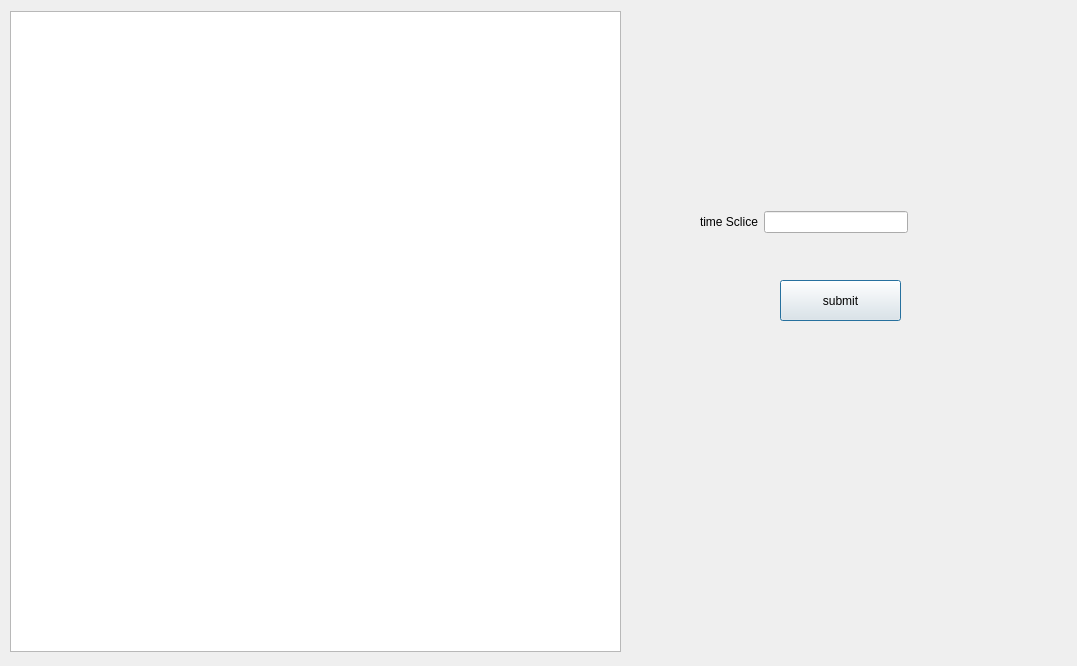
<?xml version="1.0" encoding="UTF-8"?>
<ui version="4.0">
 <class>submittingdata</class>
 <widget class="QDialog" name="submittingdata">
  <property name="geometry">
   <rect>
    <x>0</x>
    <y>0</y>
    <width>1077</width>
    <height>666</height>
   </rect>
  </property>
  <property name="windowTitle">
   <string>Dialog</string>
  </property>
  <widget class="QPushButton" name="submittable">
   <property name="geometry">
    <rect>
     <x>780</x>
     <y>280</y>
     <width>121</width>
     <height>41</height>
    </rect>
   </property>
   <property name="text">
    <string>submit</string>
   </property>
  </widget>
  <widget class="QWidget" name="layoutWidget">
   <property name="geometry">
    <rect>
     <x>700</x>
     <y>210</y>
     <width>208</width>
     <height>24</height>
    </rect>
   </property>
   <layout class="QHBoxLayout" name="horizontalLayout">
    <item>
     <widget class="QLabel" name="label">
      <property name="text">
       <string>time Sclice</string>
      </property>
     </widget>
    </item>
    <item>
     <widget class="QLineEdit" name="timeslice"/>
    </item>
   </layout>
  </widget>
  <widget class="QTableView" name="table">
   <property name="geometry">
    <rect>
     <x>10</x>
     <y>11</y>
     <width>611</width>
     <height>641</height>
    </rect>
   </property>
  </widget>
 </widget>
 <resources/>
 <connections/>
</ui>
